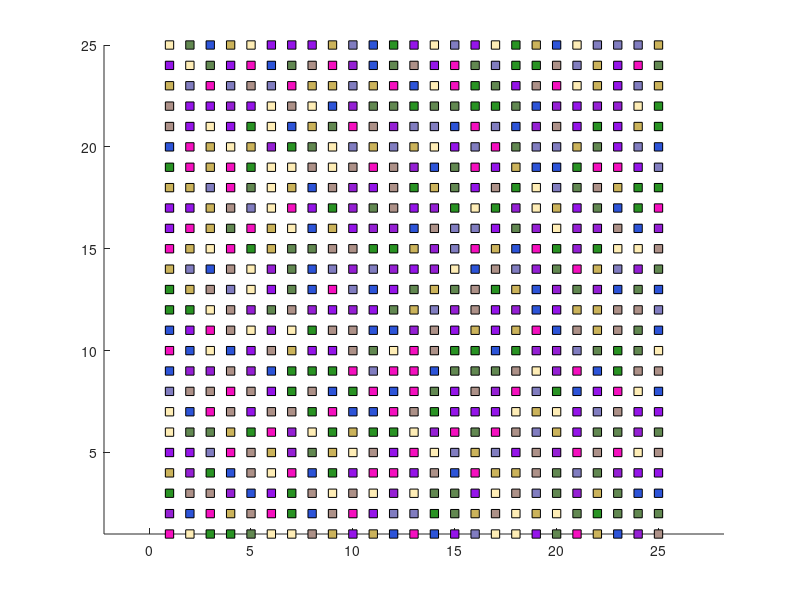

MATLAB code for this plot:


% Version 2.00 started on 28.01.2014
tic
close all
clear all
set(0, 'DefaultFigureWindowStyle', 'docked')

xincr = 1;
yincr = 1;


xmax = 100;
ymax = 100;
[X, Y] = meshgrid(1:xincr:xmax,1:yincr:ymax);

if numel(X) < (50^2+1)
    Partitions = 1;
elseif numel(X) >= (50^2+1) && numel(X) < (100^2+1)
    Partitions = 2; % either a V or a H
elseif numel(X) >= (100^2+1) && numel(X) < (200^2+1)
    Partitions = 4; % both
elseif numel(X) >= (200^2+1) && numel(X) < (300^2+1)
    Partitions = 6;
end
PartitionType = 'H'; % H: horizontal. other options: 'V': vertical, 'HV'; both H and V




[x,y] = meshgrid(1:xincr:25,1:yincr:25);
% plot(x,y,'k.');axis square;axis tight; hold on

Q = 10;
sm = floor(1+Q*rand(size(x,1),size(x,2)));


% stateim = dlmread(strcat(pwd,'\results','\datafiles','\statematrices','\s',num2str(50),'mcs1','.txt'));
% sm = stateim;
dist = 0.9*sqrt(xincr^2+yincr^2);

qgrains = cell(1,Q);

for q = 1:Q
    qstate = find(sm==q);
    color = [rand rand rand];
    for countcrazy = 1:1E5 % JUST ANY REALLY BIG NUMBER like this would do!!
        if countcrazy == 1
            sel = qstate(1);
            e = [];
            xq10 = x(qstate); 
            yq10 = y(qstate);
            szxq10 = size(xq10);
            szyq10 = size(yq10);
            GrainsInThisq = [];
            for count1 = 1:numel(qstate)
                if count1 == 1
                    sel = qstate(1);
                end
                for count2 = 1:numel(sel)
                    e = [e; qstate(sqrt( ( repmat(x(sel(count2)),szxq10) - xq10).^2+( repmat(y(sel(count2)),szyq10) - yq10).^2 ) < dist)];
                end
                e = unique(e);
                sel = [sel; e];
                sel = unique(sel);
                %plot(x(sel), y(sel),'ks','MarkerFaceColor',color,'MarkerSize',10);
            end
            GrainsInThisq = [GrainsInThisq; sel; -1]; % NOTE : here, -1 IS A MARKER FOR THE END OF A GRAIN
            Common = [];
            for count = 1:numel(sel)
                Common = [Common;find(qstate==repmat(sel(count),size(qstate)))];
            end
            remaining = qstate;
            remaining(Common) = [];
%             numel(remaining)
        else
            sel = remaining(1);
            e = [];
            xq10 = x(remaining);
            yq10 = y(remaining);
            szxq10 = size(xq10);
            szyq10 = size(yq10);
            for count1 = 1:numel(remaining)
                if count1 == 1
                    sel = remaining(1);
                end
                for count2 = 1:numel(sel)
                    e = [e; remaining(sqrt( (repmat(x(sel(count2)),szxq10) - xq10).^2 + (repmat(y(sel(count2)),szyq10) - yq10).^2 ) < dist)];
                end
                e = unique(e);
                sel = [sel; e];
                sel = unique(sel);
                %plot(x(e), y(e),'ks','MarkerFaceColor',color,'MarkerSize',10);
            end
            GrainsInThisq = [GrainsInThisq; sel; -1]; % NOTE : -1 IS A MARKER FOR THE END OF A GRAIN
            Common = [];
            for count = 1:numel(sel)
                Common = [Common;find(remaining==repmat(sel(count),size(remaining)))];
            end
            remaining(Common) = [];
            if numel(remaining) == 0
                break
            end
        end
    end
    qgrains{1,q} = GrainsInThisq;
end

temp = 0;
for count = 1:numel(qgrains)
    temp = temp + numel(qgrains{1,count});
end

GRAINSe = -2; % Start with the separator value

for count = 1:numel(qgrains)
    GRAINSe = [GRAINSe; qgrains{1,count}(:); -2];
end

% No Of Grains in the present Monte-Carlo Step: NOG (see next line)
NOG = numel(find(GRAINSe == -1)) - numel(find(GRAINSe == -2));

GRAINSq = GRAINSe; % intitialize
GRAINSx = GRAINSe; % intitialize
GRAINSy = GRAINSe; % intitialize
for count = 1:numel(GRAINSe)
    if GRAINSe(count)~=-1 && GRAINSe(count)~=-2
        GRAINSq(count) = sm(GRAINSe(count));
        GRAINSx(count) = x(GRAINSe(count));
        GRAINSy(count) = y(GRAINSe(count));
    end
end

% Estimate individual grain sizes
GrainSizes = cell(1,Q);
agsq = zeros(Q,0); % Average Grain Size of all grains belongoing ro qth state
for count = 1:Q
    if ((numel(qgrains{1,count})) - (numel(find(qgrains{1,count}(:)==-1)))) ~= 0
        iomo = find(qgrains{1,count}(:)==-1); % Indices Of Minus Ones
        qGrainSizes = [];% Sizes of all grains bel to state q
        flag = 0;
        for count2 = 1:numel(iomo)
            if count2 == 1
                qGrainSizes(count2) = numel(find(qgrains{1,count}(1:iomo(count2))~=-1));
            else
                qGrainSizes(count2) = numel(find(qgrains{1,count}(iomo(count2-1):iomo(count2))~=-1));
            end
        end
    else
        qGrainSizes = 0;
        agsq(count,1) = 0;
    end
    GrainSizes{1,count} = qGrainSizes';
    agsq(count,1) = sum(qGrainSizes)/numel(qGrainSizes);
end

avgqNonZeros = find(agsq~=0);
AGS = sum(agsq(avgqNonZeros))/numel(avgqNonZeros);

fprintf('There are a total of %d grains and the AGS is %4.4f\n',...
    NOG, AGS)
toc
%-----------------------------------------------------------------
hold on
for count = 1:numel(qgrains)
    plot(x(qgrains{1,count}( qgrains{1,count}(:)~=-1 )),...
         y(qgrains{1,count}( qgrains{1,count}(:)~=-1 )),'ks','MarkerFaceColor',[rand rand rand])
end
axis equal
axis tight